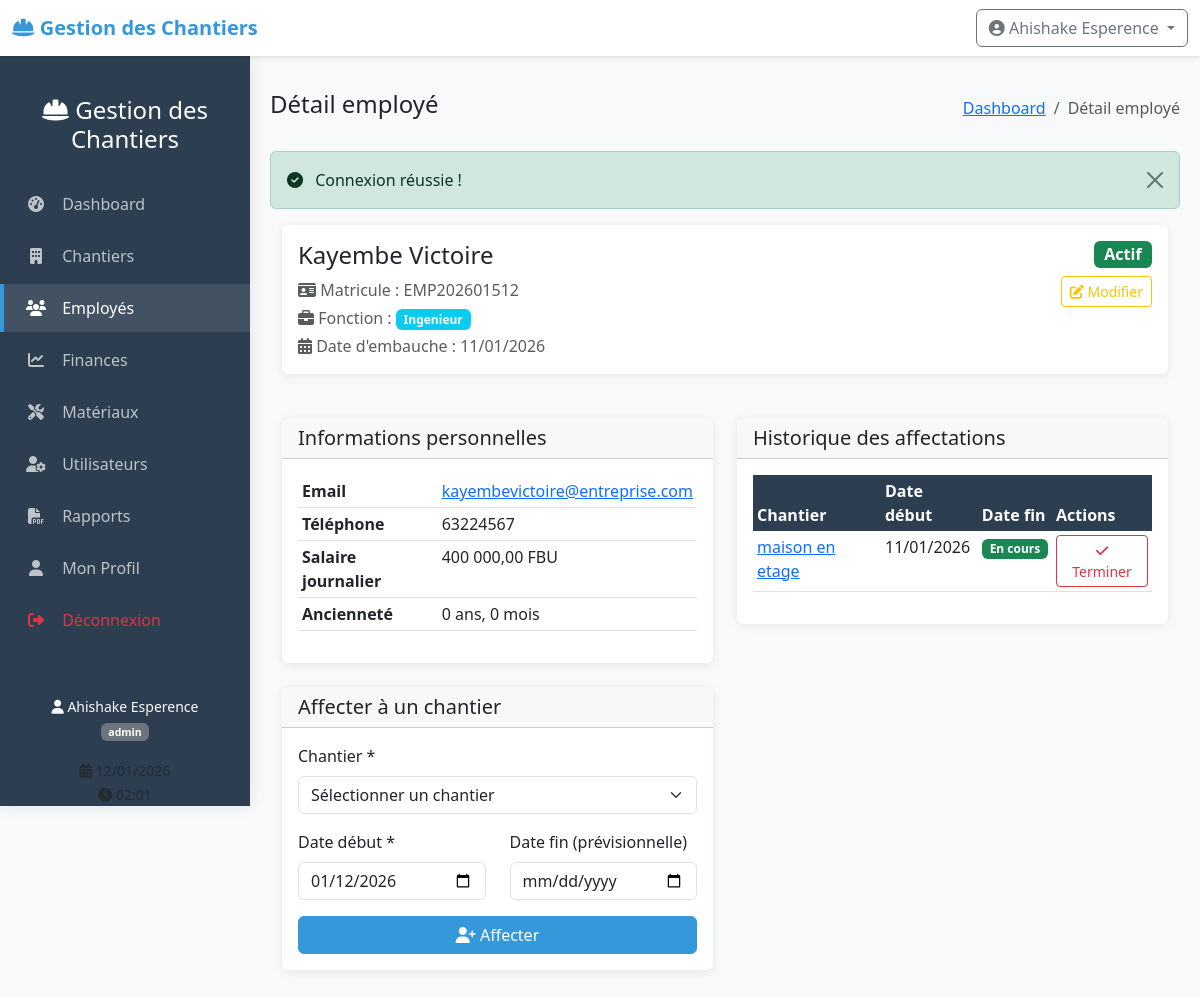
Page /index.php?controller=employe&action=view&id=1 (signed in) on the committed database.
### tables this page shows
CREATE TABLE employes (
    id INTEGER PRIMARY KEY AUTOINCREMENT,
    matricule VARCHAR(20) UNIQUE NOT NULL,
    nom VARCHAR(100) NOT NULL,
    prenom VARCHAR(100) NOT NULL,
    email VARCHAR(150) UNIQUE,
    telephone VARCHAR(20),
    fonction VARCHAR(50) NOT NULL CHECK(fonction IN ('chef', 'ouvrier', 'ingenieur')),
    salaire_journalier DECIMAL(8,2) NOT NULL,
    date_embauche DATE NOT NULL,
    statut VARCHAR(20) DEFAULT 'actif' CHECK(statut IN ('actif', 'inactif', 'congé')),
    created_at DATETIME DEFAULT CURRENT_TIMESTAMP
);

CREATE TABLE affectations (
    id INTEGER PRIMARY KEY AUTOINCREMENT,
    employe_id INTEGER NOT NULL,
    chantier_id INTEGER NOT NULL,
    date_debut DATE NOT NULL,
    date_fin DATE,
    heures_travail INTEGER DEFAULT 8,
    created_at DATETIME DEFAULT CURRENT_TIMESTAMP,
    FOREIGN KEY (employe_id) REFERENCES employes(id),
    FOREIGN KEY (chantier_id) REFERENCES chantiers(id)
);

CREATE TABLE chantiers (
    id INTEGER PRIMARY KEY AUTOINCREMENT,
    nom VARCHAR(200) NOT NULL,
    localisation TEXT NOT NULL,
    client VARCHAR(200) NOT NULL,
    budget_total DECIMAL(12,2) NOT NULL,
    date_debut DATE NOT NULL,
    date_fin DATE,
    statut VARCHAR(20) DEFAULT 'en_cours' CHECK(statut IN ('en_cours', 'suspendu', 'termine')),
    chef_chantier_id INTEGER,
    description TEXT,
    created_at DATETIME DEFAULT CURRENT_TIMESTAMP,
    updated_at DATETIME,
    FOREIGN KEY (chef_chantier_id) REFERENCES users(id)
);

### index.php (called while the page is built, shortened)
<?php
$controller = $_GET['controller'] ?? 'dashboard';
$action = $_GET['action'] ?? 'index';
$controllerInstance = new $controllerClass();
$id = $_GET['id'] ?? null;
if ($id !== null) {
    $data = $controllerInstance->$action($id);
} else {
    $data = $controllerInstance->$action();
}
$viewFolders = [
    'dashboard' => 'dashboard',
    'chantier' => 'chantiers',
    'employe' => 'employes',
    'materiau' => 'materiaux',
    'finance' => 'finances',
    'user' => 'users',
    'rapport' => 'repports'
];
$viewFolder = $viewFolders[$controller] ?? 'dashboard';
$viewFile = __DIR__ . '/views/' . $viewFolder . '/' . $action . '.php';
require_once $viewFile;

### models/Employe.php (called while the page is built, shortened)
<?php
class Employe {
    private $db;
    public function __construct() {
        $this->db = Database::getInstance()->getConnection();
    }
    public function getById($id) {
        $sql = "SELECT * FROM employes WHERE id = :id";
        $stmt = $this->db->prepare($sql);
        $stmt->execute([':id' => $id]);
        return $stmt->fetch();
    }
    public function getAffectations($employe_id) {
        $sql = "SELECT a.*, c.nom as chantier_nom, c.localisation
                FROM affectations a
                JOIN chantiers c ON a.chantier_id = c.id
                WHERE a.employe_id = :employe_id
                ORDER BY a.date_debut DESC";
        $stmt = $this->db->prepare($sql);
        $stmt->execute([':employe_id' => $employe_id]);
        return $stmt->fetchAll();
    }
}
?>

### config/database.php (called while the page is built, shortened)
<?php
class Database {
    private static $instance = null;
    private $connection;
    private function __construct() {
        try {
            $this->connection = new PDO('sqlite:' . dirname(__DIR__) . '/data/chantiers.db');
            $this->connection->setAttribute(PDO::ATTR_ERRMODE, PDO::ERRMODE_EXCEPTION);
            $this->connection->setAttribute(PDO::ATTR_DEFAULT_FETCH_MODE, PDO::FETCH_ASSOC);
            $this->connection->exec('PRAGMA foreign_keys = ON');
        } catch(PDOException $e) {
            die("Erreur de connexion : " . $e->getMessage());
        }
    }
    public static function getInstance() {
        if (self::$instance == null) {
            self::$instance = new Database();
        }
        return self::$instance;
    }
    public function getConnection() {
        return $this->connection;
    }
}
?>

### controllers/EmployeController.php (called while the page is built, shortened)
<?php
require_once __DIR__ . '/../models/Employe.php';
class EmployeController {
    private $employeModel;
    private $chantierModel;
    public function __construct() {
        $this->employeModel = new Employe();
        $this->chantierModel = new Chantier();
    }
    public function view($id) {
        $employe = $this->employeModel->getById($id);
        $affectations = $this->employeModel->getAffectations($id);
        $chantiers = $this->chantierModel->getAll();
        return [
            'employe' => $employe,
            'affectations' => $affectations,
            'chantiers' => $chantiers
        ];
    }
}
?>

### views/employes/view.php (the view, shortened to what this page needs)
<?php
include __DIR__ . '/../../includes/header.php';
$data = $GLOBALS['data'] ?? [];
$employe = $data['employe'] ?? null;
$affectations = $data['affectations'] ?? [];
?>
<div class="container-fluid">
    <div class="row mb-4">
        <div class="col-12">
            <div class="card">
                <div class="card-body">
                    <div class="row">
                        <div class="col-md-8">
                            <h4><?php echo htmlspecialchars($employe['prenom'] . ' ' . $employe['nom']); ?></h4>
                            <p class="text-muted mb-1">
                                <i class="fas fa-id-card"></i> Matricule : <?php echo htmlspecialchars($employe['matricule']); ?>
                            </p>
                            <p class="text-muted mb-1">
                                <i class="fas fa-briefcase"></i> Fonction :
                                <span class="badge
                                    <?php echo $employe['fonction'] == 'chef' ? 'bg-primary' :
                                           ($employe['fonction'] == 'ingenieur' ? 'bg-info' : 'bg-secondary'); ?>">
                                    <?php echo ucfirst($employe['fonction']); ?>
                                </span>
                            </p>
                            <p class="text-muted mb-0">
                                <i class="fas fa-calendar-alt"></i> Date d'embauche :
                                <?php echo date('d/m/Y', strtotime($employe['date_embauche'])); ?>
                            </p>
                        </div>
                        <div class="col-md-4 text-end">
                            <span class="badge
                                <?php echo $employe['statut'] == 'actif' ? 'bg-success' :
                                       ($employe['statut'] == 'congé' ? 'bg-warning' : 'bg-danger'); ?> fs-6">
                                <?php echo ucfirst($employe['statut']); ?>
                            </span>
                            <div class="mt-2">
                                <a href="index.php?controller=employe&action=edit&id=<?php echo $employe['id']; ?>"
                                   class="btn btn-sm btn-outline-warning">
                                    <i class="fas fa-edit"></i> Modifier
                                </a>
                            </div>
                        </div>
                    </div>
                </div>
            </div>
        </div>
    </div>
    <div class="row">
        <div class="col-md-6">
            <div class="card mb-4">
                <div class="card-header">
                    <h5 class="card-title mb-0">Informations personnelles</h5>
                </div>
                <div class="card-body">
                    <table class="table table-sm">
                        <tr>
                            <td width="40%"><strong>Email</strong></td>
                            <td>
                                <?php echo $employe['email'] ?
                                    '<a href="mailto:' . htmlspecialchars($employe['email']) . '">' .
                                    htmlspecialchars($employe['email']) . '</a>' :
                                    '<span class="text-muted">Non renseigné</span>'; ?>
                            </td>
                        </tr>
                        <tr>
                            <td><strong>Téléphone</strong></td>
                            <td><?php echo htmlspecialchars($employe['telephone'] ?? 'Non renseigné'); ?></td>
                        </tr>
                        <tr>
                            <td><strong>Salaire journalier</strong></td>
                            <td><?php echo number_format($employe['salaire_journalier'], 2, ',', ' '); ?> FBU</td>
                        </tr>
                        <tr>
                            <td><strong>Ancienneté</strong></td>
                            <td>
                                <?php
                                $dateEmbauche = new DateTime($employe['date_embauche']);
                                $aujourdhui = new DateTime();
                                $difference = $dateEmbauche->diff($aujourdhui);
                                echo $difference->y . ' ans, ' . $difference->m . ' mois';
                                ?>
                            </td>
                        </tr>
                    </table>
                </div>
            </div>
            <div class="card">
                <div class="card-header">
                    <h5 class="card-title mb-0">Affecter à un chantier</h5>
                </div>
                <div class="card-body">
                    <form method="POST" action="index.php?controller=employe&action=view&id=<?php echo $employe['id']; ?>">
                        <div class="mb-3">
                            <label for="chantier_id" class="form-label">Chantier *</label>
                            <select class="form-select" id="chantier_id" name="chantier_id" required>
                                <option value="">Sélectionner un chantier</option>
                            </select>
                        </div>
                        <div class="row">
                            <div class="col-md-6">
                                <div class="mb-3">
                                    <label for="date_debut" class="form-label">Date début *</label>
                                    <input type="date" class="form-control" id="date_debut" name="date_debut" required>
                                </div>
                            </div>
                            <div class="col-md-6">
                                <div class="mb-3">
                                    <label for="date_fin" class="form-label">Date fin (prévisionnelle)</label>
                                    <input type="date" class="form-control" id="date_fin" name="date_fin">
                                </div>
                            </div>
                        </div>
                        <button type="submit" class="btn btn-primary w-100">
                            <i class="fas fa-user-plus"></i> Affecter
                        </button>
                    </form>
                </div>
            </div>
        </div>
        <div class="col-md-6">
            <div class="card">
                <div class="card-header">
                    <h5 class="card-title mb-0">Historique des affectations</h5>
                </div>
                <div class="card-body">
                    <?php if (empty($affectations)): ?>
                    <div class="alert alert-info">
                        <i class="fas fa-info-circle"></i> Aucune affectation pour cet employé.
                    </div>
                    <?php else: ?>
                    <div class="table-responsive">
                        <table class="table table-sm">
                            <thead>
                                <tr>
                                    <th>Chantier</th>
                                    <th>Date début</th>
                                    <th>Date fin</th>
                                    <th>Actions</th>
                                </tr>
                            </thead>
                            <tbody>
                                <?php foreach ($affectations as $affectation): ?>
                                <tr>
                                    <td>
                                        <a href="index.php?controller=chantier&action=view&id=<?php echo $affectation['chantier_id']; ?>">
                                            <?php echo htmlspecialchars($affectation['chantier_nom']); ?>
                                        </a>
                                    </td>
                                    <td><?php echo date('d/m/Y', strtotime($affectation['date_debut'])); ?></td>
                                    <td>
                                        <?php if ($affectation['date_fin']): ?>
                                        <?php echo date('d/m/Y', strtotime($affectation['date_fin'])); ?>
                                        <?php else: ?>
                                        <span class="badge bg-success">En cours</span>
                                        <?php endif; ?>
                                    </td>
                                    <td>
                                        <?php if (!$affectation['date_fin']): ?>
                                        <form method="POST" action="index.php?controller=employe&action=terminer_affectation&id=<?php echo $affectation['id']; ?>"
                                              style="display: inline;">
                                            <button type="submit" class="btn btn-sm btn-outline-danger"
                                                    onclick="return confirm('Terminer cette affectation ?')">
                                                <i class="fas fa-check"></i> Terminer
                                            </button>
                                        </form>
                                        <?php endif; ?>
                                    </td>
                                </tr>
                                <?php endforeach; ?>
                            </tbody>
                        </table>
                    </div>
                    <?php endif; ?>
                </div>
            </div>
        </div>
    </div>
</div>
<?php include __DIR__ . '/../../includes/footer.php'; ?>

### includes/header.php (style rules this page uses)
:root { --primary-color: #2c3e50; --secondary-color: #3498db; --success-color: #27ae60; --warning-color: #f39c12; --danger-color: #e74c3c; --light-color: #ecf0f1; --dark-color: #2c3e50; }
body { font-family: 'Segoe UI', Tahoma, Geneva, Verdana, sans-serif; background-color: #f8f9fa; min-height: 100vh; }
.card { border: none; box-shadow: 0 2px 10px rgba(0,0,0,0.08); transition: transform 0.3s; margin-bottom: 20px; }
.btn-primary { background-color: var(--secondary-color); border-color: var(--secondary-color); }
.table th { background-color: var(--primary-color); color: white; border: none; }

### rows in the picture
employes: prenom+nom "Kayembe Victoire", matricule "EMP202601512", fonction "Ingenieur", date_embauche "11/01/2026", statut "Actif", email "kayembevictoire@entreprise.com", telephone "63224567", salaire_journalier "400 000,00", date_embauche "0"
affectations: chantier.nom "maison en etage", date_debut "11/01/2026", date_fin "En cours"

### other values in the picture
APP_NAME "Gestion des Chantiers"
$_SESSION['nom_complet'] "Ahishake Esperence"
$_SESSION['role'] "admin"
$page_title "Détail employé"
$_SESSION['success'] "Connexion réussie !"
